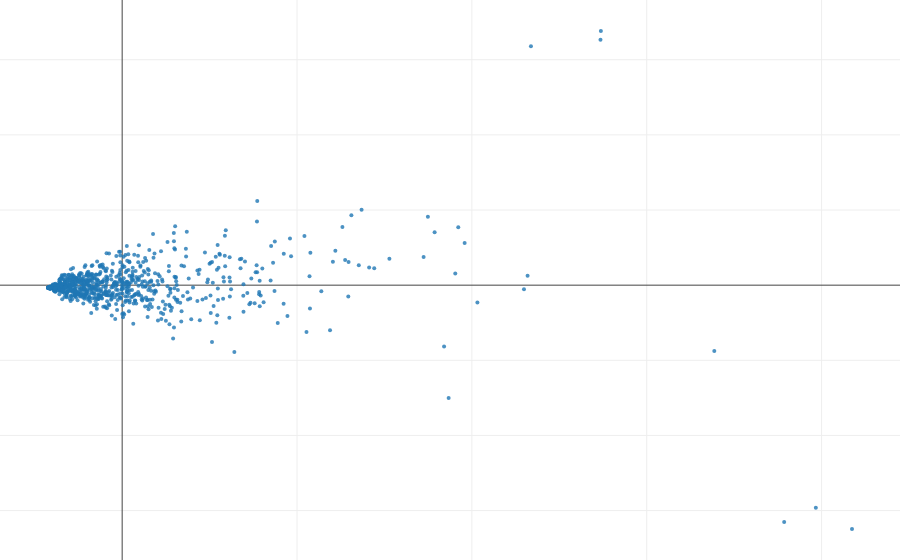

The cell this chart's notebook holds for it:
### Code cell
#### Let's plot the first 3 coordinates nonetheless.
####
fig_data= [go.Scatter(
        x = features[:,0],
        y = features[:,1],
        mode= "markers",
        text= [str(x) for x in range(features.shape[0])],
        marker= {
        'line': {'width': 0},
        'size': 4,
        'symbol': 'circle',
      "opacity": .8
      }
    )]


layout = go.Layout(
    margin=dict(
        l=0,
        r=0,
        b=0,
        t=0
    )
)

fig = go.Figure(data=fig_data, layout=layout)
iplot(fig)

### Figure 1 — Plotly figure (JSON) as saved in the notebook; plotly's stock layout.template omitted (floating-point values rounded to 4 significant figures; data arrays with more than 128 entries replaced by an {"elided": "..."} marker saying what was removed)
{"data": [{"marker": {"line": {"width": 0}, "opacity": 0.8, "size": 4, "symbol": "circle"}, "mode": "markers", "text": {"elided": "881 str values"}, "type": "scatter", "uid": "13fe44d6-2cf1-4829-9748-ad095a71f7b4", "x": {"elided": "881 float values"}, "y": {"elided": "881 float values"}}], "layout": {"margin": {"b": 0, "l": 0, "r": 0, "t": 0}}}
